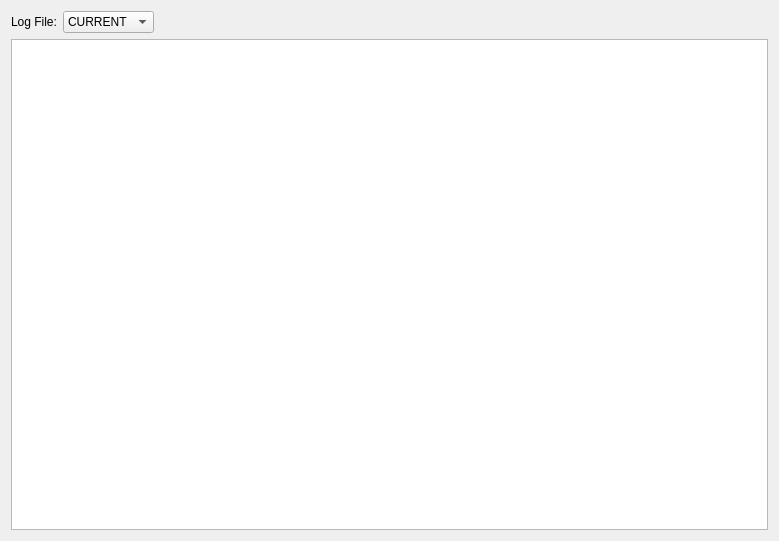
<?xml version="1.0" encoding="UTF-8"?>
<ui version="4.0">
 <class>LogViewerDialog</class>
 <widget class="QDialog" name="LogViewerDialog">
  <property name="geometry">
   <rect>
    <x>0</x>
    <y>0</y>
    <width>779</width>
    <height>541</height>
   </rect>
  </property>
  <property name="sizePolicy">
   <sizepolicy hsizetype="Expanding" vsizetype="Expanding">
    <horstretch>0</horstretch>
    <verstretch>0</verstretch>
   </sizepolicy>
  </property>
  <property name="windowTitle">
   <string>Log Viewer</string>
  </property>
  <property name="windowIcon">
   <iconset>
    <normaloff>.</normaloff>.</iconset>
  </property>
  <layout class="QVBoxLayout" name="verticalLayout">
   <item>
    <layout class="QHBoxLayout" name="horizontalLayout">
     <item>
      <widget class="QLabel" name="label_2">
       <property name="text">
        <string>Log File:</string>
       </property>
      </widget>
     </item>
     <item>
      <widget class="QComboBox" name="comboBoxLogFile">
       <property name="minimumSize">
        <size>
         <width>0</width>
         <height>0</height>
        </size>
       </property>
       <item>
        <property name="text">
         <string>CURRENT</string>
        </property>
       </item>
      </widget>
     </item>
     <item>
      <spacer name="horizontalSpacer">
       <property name="orientation">
        <enum>Qt::Horizontal</enum>
       </property>
       <property name="sizeHint" stdset="0">
        <size>
         <width>40</width>
         <height>20</height>
        </size>
       </property>
      </spacer>
     </item>
    </layout>
   </item>
   <item>
    <widget class="QPlainTextEdit" name="plainTextEdit">
     <property name="readOnly">
      <bool>true</bool>
     </property>
    </widget>
   </item>
  </layout>
 </widget>
 <resources/>
 <connections/>
</ui>
